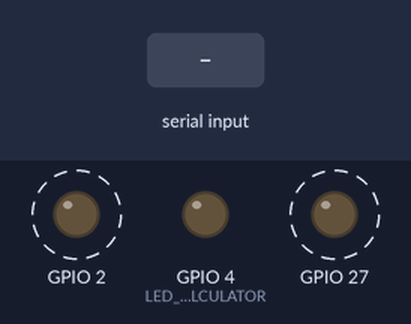
Simulated run of this sketch. Board: ESP32. On the bench: output pins drawn as LEDs (lit = HIGH). Dashed ring = blinking. The inputs (shaded band) are chosen by the test bench. What the sketch prints to the serial monitor is not drawn.

Above: at 1.51 s.
1.9 s: "+\n" received over Serial
Timing chart, 0 to 10.9 s (numbered marks = the images above; inputs shaded):
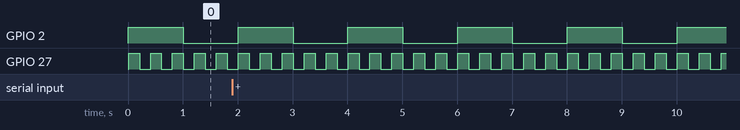

Measured:
- by itself, GPIO 2: alternates HIGH for 1.0 s and LOW for 1.0 s
- by itself, GPIO 27: alternates HIGH for 0.20 s and LOW for 0.20 s

The sketch:

BlinkEsp32.ino
```cpp
/**
  @brief Blink (modified for ESP32)
*/

// these are the colors available in my board.
// Change them according to your needs.
#define LED_RED 2
#define LED_GREEN 4
#define LED_YELLOW 27

// Task handles
TaskHandle_t blinkred_task_handle;
TaskHandle_t blinkyellow_task_handle;

// blinker parameters: put inside the array
// {<pin_number>, <half period in ms>}
int red_param[2] = {LED_RED, 1000};
int yellow_param[2] = {LED_YELLOW, 200};

// calculator by JohanSanchez
void parpadear(int veces);
char leerOperacion();
int leerNumero();

// Calculator LED
#define LED_CALCULATOR LED_GREEN

// generic blinker task code
void blinker_generic(void * param)
{
  // local parameters
  int pin = 0;
  int delaynum = 0;

  // extract from parameters
  int * paramarray = (int *) param;

  pin = paramarray[0];
  delaynum = paramarray[1];

  // init the pin
  pinMode(pin, OUTPUT);

  // show parameters
  Serial.print("Start blink task pin=");
  Serial.print(pin);
  Serial.print(" delay=");
  Serial.println(delaynum);

  // loop
  while(1)
  {
    digitalWrite(pin, HIGH);  // turn the LED on (HIGH is the voltage level)
    delay(delaynum);          // wait for half period
    digitalWrite(pin, LOW);   // turn the LED off by making the voltage LOW
    delay(delaynum);          // wait for another half period
  }
}

// the setup function runs once when you press reset or power the board
void setup() {
  // initialize digital pin LED_CALCULATOR as an output for the calculator.
  pinMode(LED_CALCULATOR, OUTPUT);
  // other pins are initialized on the task code

  // Configure serial console
  Serial.begin(115200);
  Serial.println("ESP32 demo");

  // task creation
  xTaskCreate(blinker_generic, "BRed", 2048, red_param, 2, &blinkred_task_handle);
  Serial.println("Task red created");
  xTaskCreate(blinker_generic, "BYel", 2048, yellow_param, 2, &blinkyellow_task_handle);
  Serial.println("Task yellow created");
}

// the loop function runs over and over again forever
void loop() {
  // run calculator
  Serial.println("=== CALCULADORA SIMPLE ===");
  Serial.println("Escribe la operacion: + , - , * , /");

  // wait for serial
  while (Serial.available() == 0)
  {
    delay(500);
  }

  if (Serial.available() > 0) {
    char operacion = leerOperacion(); ///< Leer operación (+, -, *, /)

    int num1 = leerNumero();  ///< Primer número
    int num2 = leerNumero();  ///< Segundo número
    int resultado = 0;

    // Realizar operación
    switch (operacion) {
      case '+': resultado = num1 + num2; break;
      case '-': resultado = num1 - num2; break;
      case '*': resultado = num1 * num2; break;
      case '/': resultado = num1 / num2; break;
      default:
        Serial.println("Operacion no valida.");
        return; ///< Sale de loop en esta iteración
    }

    // Mostrar resultado
    Serial.print("Resultado: ");
    Serial.println(resultado);

    // Parpadear según el signo
    if (resultado > 0) parpadear(1);
    else if (resultado < 0) parpadear(2);
    else parpadear(3);

    Serial.println("Operacion terminada.");
  }
}

/**
 * @brief Hace parpadear el LED integrado.
 * @param veces Número de parpadeos.
 */
void parpadear(int veces) {
  for (int i = 0; i < veces; i++) {
    digitalWrite(LED_CALCULATOR, HIGH);
    delay(300);
    digitalWrite(LED_CALCULATOR, LOW);
    delay(300);
  }
}

/**
 * @brief Lee la operación desde el Serial, ignorando saltos de línea.
 * @return char Carácter de la operación (+, -, *).
 */
char leerOperacion() {
  String linea = Serial.readStringUntil('\n'); // lee hasta Enter
  linea.trim(); // elimina espacios y saltos
  if (linea.length() > 0) {
    return linea.charAt(0); // primer carácter
  }
  return '?'; // valor por defecto si está vacío
}

/**
 * @brief Lee un número entero desde el Serial.
 * @return int Número introducido por el usuario.
 */
int leerNumero() {
  Serial.println("Ingresa un numero y presiona Enter:");
  while (Serial.available() == 0); // esperar entrada
  String linea = Serial.readStringUntil('\n');
  linea.trim();
  return linea.toInt(); // convierte la cadena a entero
}
```
